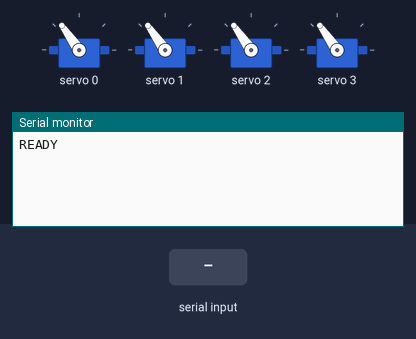
Simulated run of this sketch. Board: Arduino Uno, built with avr-gcc and run on an emulated ATmega328P. Parts: 4 × servo, the last lines printed to the serial monitor. Inputs (shaded band) come from the test bench.

Above: at 1.7 s.
1.8 s: "90:45\n" received over Serial
At 3.0 s:
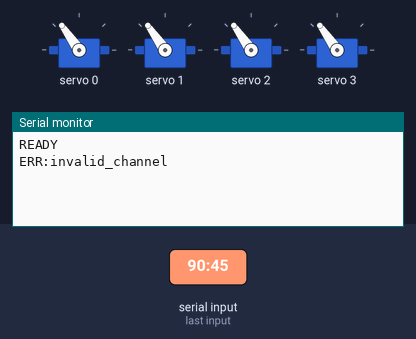
3.3 s: "1:90\n" received over Serial
At 4.2 s:
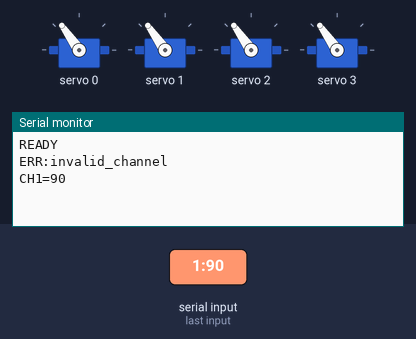

The sketch:

PCA9685_Scanner.ino
```cpp
#include <Wire.h>
#include <Adafruit_PWMServoDriver.h>

Adafruit_PWMServoDriver pwm = Adafruit_PWMServoDriver();

// =====================================
// PWM 范围 (根据你的舵机校准)
// 通常: 150=0°, 600=180°
// =====================================
#define SERVO_MIN 150
#define SERVO_MAX 600

// =====================================
// CH3 底盘电机 PWM 范围
// 中点 375 = 停止，低于中点 = 逆时针，高于中点 = 顺时针
// =====================================
#define MOTOR_STOP 375
#define MOTOR_MIN  150
#define MOTOR_MAX  600

// =====================================
// 初始值
// =====================================
int angle0 = 90;  // CH0 水平
int angle1 = 90;  // CH1 垂直
int angle2 = 90;  // CH2 备用
int speed3 = 0;   // CH3 底盘电机 (-100~100)

// =====================================
// 角度 → PWM 映射
// =====================================
int angleToPulse(int angle) {
  angle = constrain(angle, 0, 180);
  return map(angle, 0, 180, SERVO_MIN, SERVO_MAX);
}

void setServo(int channel, int angle) {
  pwm.setPWM(channel, 0, angleToPulse(angle));
}

// speed: -100~100，0=停止，正=顺时针，负=逆时针
void setMotor(int speed) {
  speed = constrain(speed, -100, 100);
  int pulse;
  if (speed == 0) {
    pulse = MOTOR_STOP;
  } else if (speed > 0) {
    pulse = map(speed, 0, 100, MOTOR_STOP, MOTOR_MAX);
  } else {
    pulse = map(speed, -100, 0, MOTOR_MIN, MOTOR_STOP);
  }
  pwm.setPWM(3, 0, pulse);
}

void setup() {
  Serial.begin(115200);

  pwm.begin();
  pwm.setPWMFreq(50);
  delay(500);

  // 三个舵机归中，底盘停止
  setServo(0, angle0);
  setServo(1, angle1);
  setServo(2, angle2);
  setMotor(speed3);

  Serial.println("READY");
}

void loop() {

  // =====================================
  // 读取串口指令
  // 格式: "0:90\n"   →  CH0 转到 90°
  //       "1:45\n"   →  CH1 转到 45°
  //       "2:120\n"  →  CH2 转到 120°
  //       "3:80\n"   →  底盘顺时针 80%
  //       "3:-50\n"  →  底盘逆时针 50%
  //       "3:0\n"    →  底盘停止
  // =====================================

  if (Serial.available()) {

    String line = Serial.readStringUntil('\n');
    line.trim();

    int colonIdx = line.indexOf(':');

    if (colonIdx > 0) {
      int ch  = line.substring(0, colonIdx).toInt();
      int val = line.substring(colonIdx + 1).toInt();

      if (ch >= 0 && ch <= 2) {
        setServo(ch, val);
        Serial.print("CH");
        Serial.print(ch);
        Serial.print("=");
        Serial.println(val);

      } else if (ch == 3) {
        speed3 = val;
        setMotor(speed3);
        Serial.print("CH3=");
        Serial.println(speed3);

      } else {
        Serial.println("ERR:invalid_channel");
      }
    }
  }
}
```

Measured:
- after the input at 1.8 s, the serial monitor: prints a new line at once (image 1)
- after the input at 3.3 s, the serial monitor: prints a new line at once (image 2)
